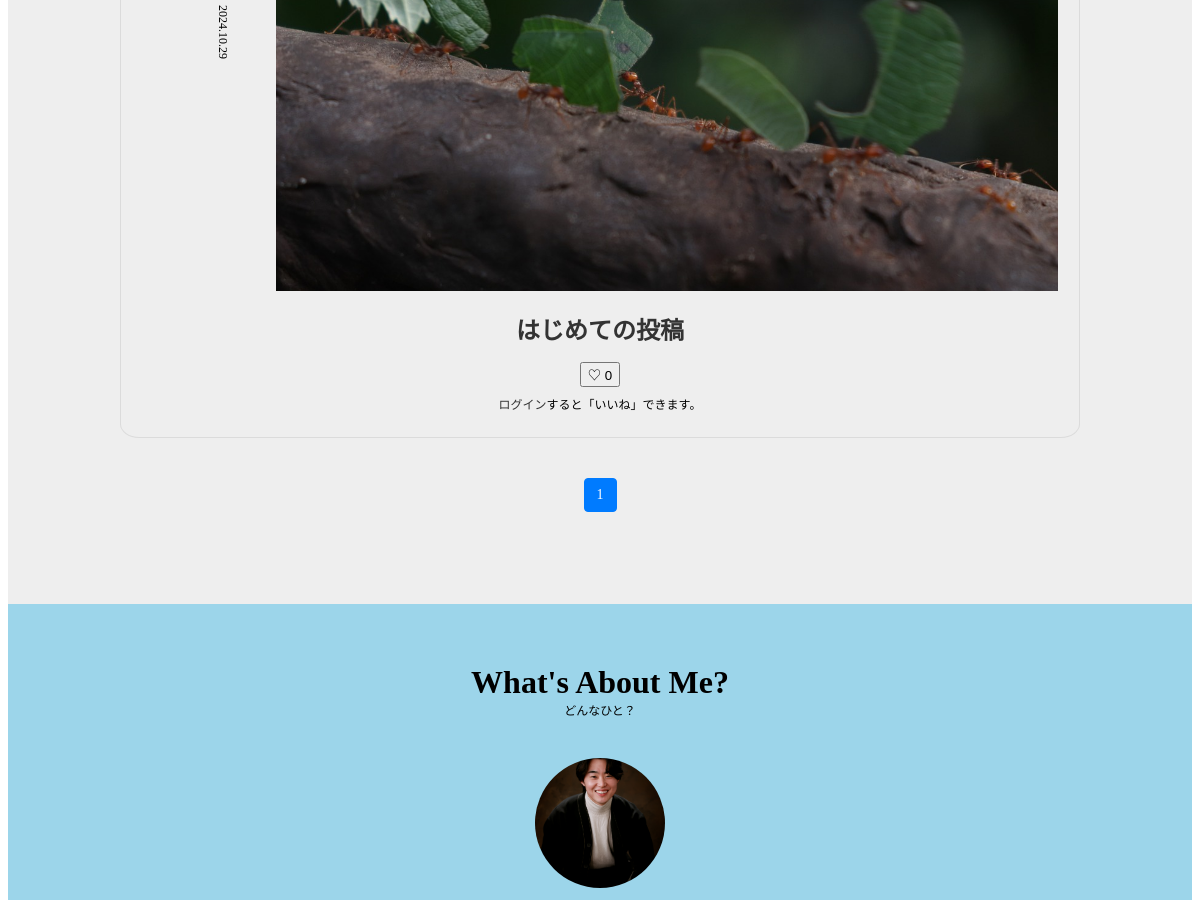
/category/4/ (middle part), run on an earlier commit of the app's database.
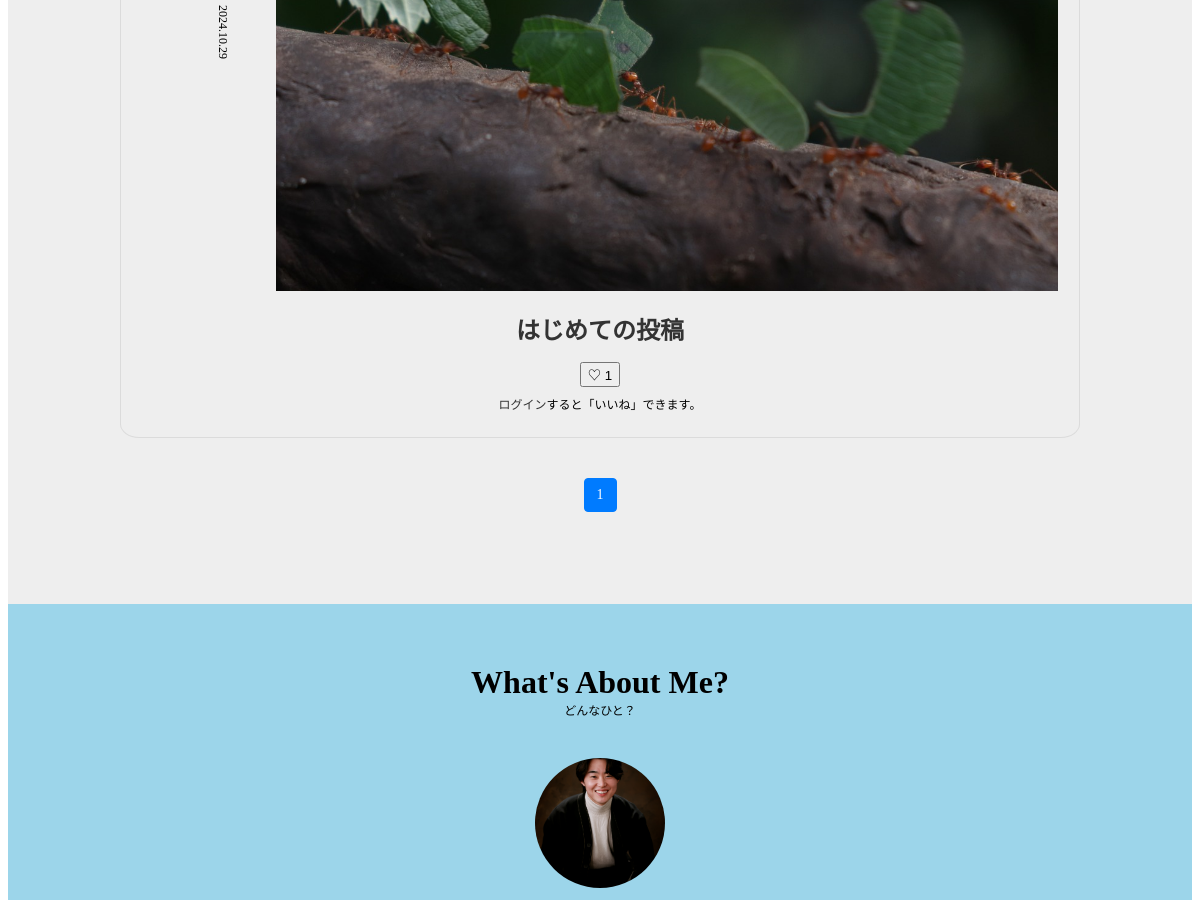
And on a later commit of the database.
### notes/models.py (models this page shows, shortened)
class Post(models.Model):
    title = models.CharField('タイトル',max_length=255)
    image = models.ImageField(upload_to='images',verbose_name='イメージ画像',null=True, blank=True)
    text = models.TextField('本文')
    author = models.ForeignKey(User, on_delete=models.CASCADE, verbose_name='著者', null=True, blank=True)
    created_at = models.DateTimeField('作成日',default=timezone.now)
    category = models.ForeignKey(Category,verbose_name='カテゴリ',on_delete=models.PROTECT)
    views = models.PositiveIntegerField(default=1)
    def likes_count(self):
        return self.likes.count()

### notes/views.py (the view)
# urls.py: path('category/<int:pk>/',views.CategoryView.as_view(),name='category'),
class CategoryView(generic.ListView):
    model = Post
    paginate_by = 10
    template_name = 'notes/post_listhtml'
    context_object_name = 'post_list'
    def get_queryset(self):
        category = get_object_or_404(Category,pk=self.kwargs['pk'])
        queryset = Post.objects.order_by('-created_at').filter(category=category)
        return queryset

### notes/context_processors.py (called while the page is built)
def common(repuest):
    context = {
        'category_list':Category.objects.all(),
    }
    return context

### notes/models.py (called while the page is built)
    def __str__(self):
        return self.name

### notes/templatetags/mytag.py (called while the page is built)
@register.simple_tag
def url_replace(request,field,value):
    url_dict =request.GET.copy()
    url_dict[field] = value
    return url_dict.urlencode()

### notes/templates/notes/post_list.html (shortened to what this page needs)
{% extends 'notes/base.html' %}
{% load static %}
{% block content %}
<div id="container">
  <div id="main-container">
    <main id="main" class="wrapper">
      {% for post in post_list %}
          <div class="article-content">
            <ul>
              <li id="post-created-at">
                <p>{{ post.created_at|date:"Y.m.d"}}</p>
              </li>
              <li id="post-image">
                {% if post.image %}
                <img src="{{ post.image.url }}" alt="画像">
                {% else %}
                <p>画像がありません。</p>
                {% endif %}
              </li>
            </ul>
            <h2 class="article-title">
              <a href="{% url 'notes:detail' post.pk %}" class="btn btn-dark">{{ post.title }}</a>
            </h2>
              {% if post.id in liked_post %}
                <button class="like-button liked" data-post-id="{{ post.id }}">
                  ❤️<span class="like-count">{{ post.likes_count }}</span>
                </button>
              {% else %}
                <button class="like-button" data-post-id="{{ post.id }}">
                  ♡ <span class="like-count">{{ post.likes_count }}</span>
                </button>
              {% endif %}
              {% if not user.is_authenticated %}
                <p><a href="{% url 'login' %}?next={{ request.path }}">ログイン</a>すると「いいね」できます。</p>
              {% endif %}
          </div>
        {% endfor %}
      <div class="page-menu">
      {% include 'notes/page.html' %}
      </div>
    </main>
  </div>
    <aside id="sidebar">
      <div id="author-container">
        <section class="author wrapper">
          <div class="author-top">
            What's About Me?
          </div>
          <div class="author-subtop">
            どんなひと？
          </div>
          <img src="{% static 'notes/images/my_prof.jpg' %}" alt="">
        </section>
      </div>
    </aside>
  </div>
{% endblock %}

### notes/templates/notes/base.html (shortened to what this page needs)
<!DOCTYPE html>
<html lang="ja">
<head>
    <link rel="stylesheet" href="https://cdnjs.cloudflare.com/ajax/libs/font-awesome/6.6.0/css/all.min.css">
     {% load static %}
    <link rel="stylesheet" href="{% static 'notes/css/index.css' %}">
    {% block extra_css %}
    <link rel="stylesheet" href="{% static 'notes/css/detail.css' %}">
    <link rel="stylesheet" href="{% static 'notes/css/contact_form.css' %}">
    <link rel="stylesheet" href="{% static 'notes/css/contact_confirm.css' %}">
    <link rel="stylesheet" href="{% static 'notes/css/contact_success.css' %}">
    <link rel="stylesheet" href="{% static 'notes/css/signup.css' %}">
    <link rel="stylesheet" href="{% static 'notes/css/login.css' %}">
    {% endblock %}
</head>
<body>
  {% block content %}
  {% endblock %}
</body>
</html>

### notes/templates/notes/page.html (shortened to what this page needs)
{% load mytag %}
<nav aria-label="Page navigation">
  <ul class="pagination">
      {% for link_page in page_obj.paginator.page_range %}
        {% if link_page == page_obj.number %}
          <li class="page-item active">
            <a class="page-link" href="?{% url_replace request 'page' link_page %}">
              {{ link_page }}
            </a>
          </li>
        {% else %}
          <li class="page-item">
            <a class="page-link" href="?{% url_replace request 'page' link_page %}">
              {{ link_page }}
            </a>
          </li>
        {% endif %}
      {% endfor %}

### notes/static/notes/css/index.css (style rules this page uses)
* { box-sizing: border-box; }
html { font-size: 100%; scroll-behavior: smooth; }
body { font-size: 0.875rem; background-color: #ffffff; }
a { color: #333; text-decoration: none; transform: all 0.5s; }
img { max-width: 100%; }
li { list-style: none }
.wrapper { max-width: 1200px; margin: 0 auto; padding: 0 0; }
#container { align-items: center; }
#main-container { background-color: #eeeeee; padding-top: 60px; padding-bottom: 60px; }
.article-content { text-align: center; padding: 1rem 1rem; margin-bottom: 40px; border: 1px solid rgba(51, 51, 51, 0.1); border-radius: 2%; }
.article-content ul { display: flex; justify-content: space-between; padding: 0; }
#post-created-at { writing-mode: vertical-rl; width: 8%; white-space: nowrap; overflow: hidden; text-align: left; margin: 0; padding: 0; }
#post-image { width: 90%; padding-right: 5px; }
.article-title { font-size: 1.5rem; margin: 1rem 0 1rem 0; }
#main p { font-size: 0.75rem; margin: 0.5rem 0 0.5rem 0; }
.pagination { display: flex; list-style: none; padding: 0; margin: 0 auto; justify-content: center; }
.page-item { margin: 0 5px; }
.page-link { display: block; padding: 8px 12px; color: #007bff; text-decoration: none; border: 1px solid #ddd; border-radius: 4px; transition: background-color 0.2s, color 0.2s; }
.page-item.active .page-link { background-color: #007bff; color: white; border-color: #007bff; cursor: default; }
#author-container { background-color: #9CD5EA; padding-top: 60px; padding-bottom: 60px; }
.author-top { display: inline-block; width: 100%; text-align: center; font-size: 2rem; font-weight: bold; }
.author-subtop { display: inline-block; width: 100%; text-align: center; margin-bottom: 1.5rem; font-size: 0.75rem; }
.author { text-align: center; }
.author img { width: 130px; height: 130px; border-radius: 50%; margin-top: 15px; margin-bottom: 30px; text-align: center; object-fit: cover; }
@media (min-width: 768px) { #main { max-width: 1024px; margin: 0 auto; padding: 2rem; } }
@media (min-width: 768px) { .article-content ul { flex-direction: row; } }
@media (min-width: 768px) { #post-created-at { width: 10%; text-align: center; } }
@media (min-width: 768px) { #post-image { width: 85%; } }

What changed in the data, as far as the page shows it:
changed Post "はじめての投稿": likes_count "0" → "1"
